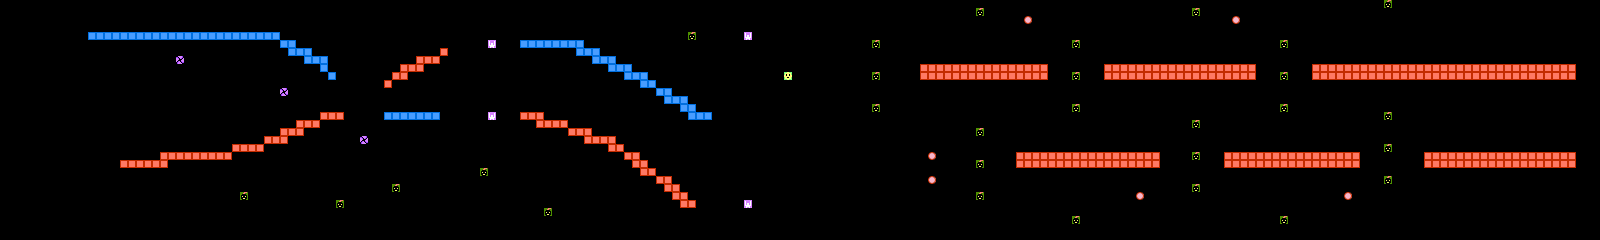

Tiled map render using the project's own tile images. Description and the map definition, with tile-layer contents summarised, below:
An orthogonal 200x30 tile map with 8x8 px tiles, 1 tile layer (layer), 2 tilesets.

<map version="1.0" orientation="orthogonal" width="200" height="30" tilewidth="8" tileheight="8">
 <tileset firstgid="1" name="chip" tilewidth="8" tileheight="8">
  <image source="chip.png" width="128" height="128" />
 </tileset>
 <tileset firstgid="257" name="chip" tilewidth="8" tileheight="8">
  <image source="../chip.png" width="128" height="128" />
 </tileset>
 <layer name="layer" width="200" height="30">
  <properties>
   <property name="object" value="true" />
  </properties>
  <data>[6000 cells, 431 non-empty, 7 distinct tile ids]</data>
 </layer>
</map>
